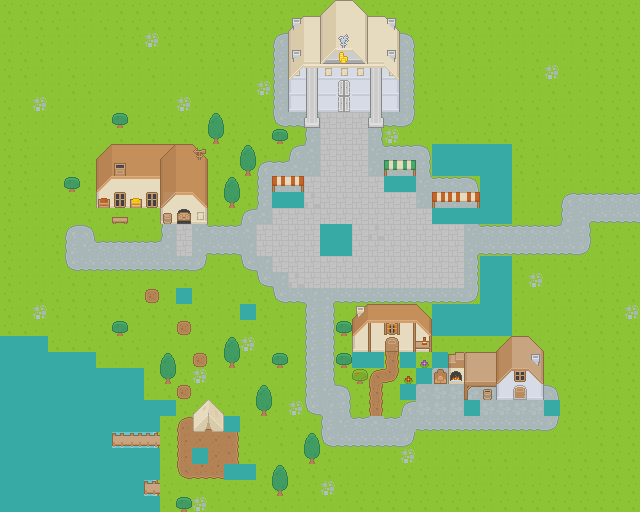

This game map was drawn from its Tiled (.tmx) file and the tilesets committed beside it. A one-line description and the trimmed map source follow:
An orthogonal 40x32 tile map with 16x16 px tiles, 9 tile layers (Ground, Paths, Water, Buildings, ...), 1 hidden layer not drawn and 9 objects (3x exit, 3x entry, 2x npc_spawn, spawn).

<map version="1.10" tiledversion="1.12.2" orientation="orthogonal" renderorder="right-down" width="40" height="32" tilewidth="16" tileheight="16" infinite="0" nextlayerid="13" nextobjectid="20">
 <editorsettings>
  <export target="settlement.tmj" format="json" />
 </editorsettings>
 <tileset firstgid="1" source="../tilesets/kenney_roguelike.tsx" />
 <layer id="1" name="Ground" width="40" height="32">
  <data>[1280 cells, 1280 non-empty, 4 distinct tile ids]</data>
 </layer>
 <layer id="2" name="Paths" width="40" height="32">
  <data>[1280 cells, 334 non-empty, 30 distinct tile ids]</data>
 </layer>
 <layer id="3" name="Water" width="40" height="32">
  <data>[1280 cells, 96 non-empty, 5 distinct tile ids]</data>
 </layer>
 <layer id="4" name="Buildings" width="40" height="32">
  <data>[1280 cells, 124 non-empty, 52 distinct tile ids]</data>
 </layer>
 <layer id="5" name="Props" width="40" height="32">
  <data>[1280 cells, 136 non-empty, 80 distinct tile ids]</data>
 </layer>
 <layer id="10" name="Props2" width="40" height="32">
  <data>[1280 cells, 14 non-empty, 7 distinct tile ids]</data>
 </layer>
 <layer id="12" name="Obstacles" width="40" height="32">
  <data>[1280 cells, 151 non-empty, 1 distinct tile ids]</data>
 </layer>
 <layer id="6" name="Collision" width="40" height="32" visible="0">
  <data>[1280 cells, 130 non-empty, 1 distinct tile ids]</data>
 </layer>
 <layer id="7" name="Exits" width="40" height="32">
  <data>[1280 cells, 0 non-empty, 0 distinct tile ids]</data>
 </layer>
 <objectgroup id="9" name="Objects">
  <object id="1" name="player_spawn" type="spawn" x="328" y="280">
   <point />
  </object>
  <object id="11" name="exit_inn" type="exit" x="176" y="208" width="16" height="16" />
  <object id="12" name="entry_inn" type="entry" x="184" y="232">
   <point />
  </object>
  <object id="13" name="npc_1" type="npc_spawn" x="456" y="408">
   <point />
  </object>
  <object id="15" name="npc_2" type="npc_spawn" x="168" y="472">
   <point />
  </object>
  <object id="16" name="exit_east_meadow" type="exit" x="624" y="192" width="16" height="32" />
  <object id="17" name="entry_east_meadow" type="entry" x="616" y="200">
   <point />
  </object>
  <object id="18" name="exit_bank" type="exit" x="336" y="96" width="16" height="16" />
  <object id="19" name="entry_bank" type="entry" x="344" y="120">
   <point />
  </object>
 </objectgroup>
 <layer id="11" name="Foreground" width="40" height="32">
  <data>[1280 cells, 17 non-empty, 8 distinct tile ids]</data>
 </layer>
</map>
